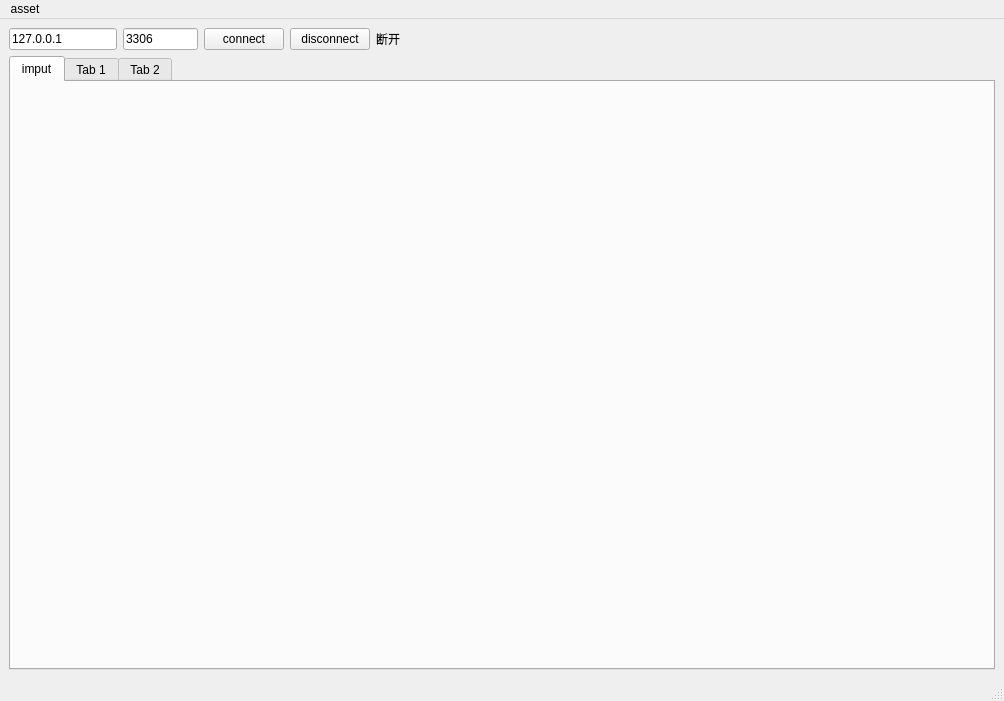
<?xml version="1.0" encoding="UTF-8"?>
<ui version="4.0">
 <class>MainWindow</class>
 <widget class="QMainWindow" name="MainWindow">
  <property name="geometry">
   <rect>
    <x>0</x>
    <y>0</y>
    <width>1004</width>
    <height>701</height>
   </rect>
  </property>
  <property name="windowTitle">
   <string>asset.management</string>
  </property>
  <widget class="QWidget" name="centralwidget">
   <layout class="QVBoxLayout" name="verticalLayout">
    <item>
     <layout class="QHBoxLayout" name="horizontalLayout_3">
      <item>
       <widget class="QLineEdit" name="editIP">
        <property name="sizePolicy">
         <sizepolicy hsizetype="Fixed" vsizetype="Preferred">
          <horstretch>0</horstretch>
          <verstretch>0</verstretch>
         </sizepolicy>
        </property>
        <property name="maximumSize">
         <size>
          <width>150</width>
          <height>16777215</height>
         </size>
        </property>
        <property name="text">
         <string>127.0.0.1</string>
        </property>
       </widget>
      </item>
      <item>
       <widget class="QLineEdit" name="editPort">
        <property name="sizePolicy">
         <sizepolicy hsizetype="Fixed" vsizetype="Preferred">
          <horstretch>0</horstretch>
          <verstretch>0</verstretch>
         </sizepolicy>
        </property>
        <property name="maximumSize">
         <size>
          <width>75</width>
          <height>16777215</height>
         </size>
        </property>
        <property name="text">
         <string>3306</string>
        </property>
       </widget>
      </item>
      <item>
       <widget class="QPushButton" name="btnConn">
        <property name="sizePolicy">
         <sizepolicy hsizetype="Fixed" vsizetype="Fixed">
          <horstretch>0</horstretch>
          <verstretch>0</verstretch>
         </sizepolicy>
        </property>
        <property name="text">
         <string>connect</string>
        </property>
       </widget>
      </item>
      <item>
       <widget class="QPushButton" name="btnDisconn">
        <property name="sizePolicy">
         <sizepolicy hsizetype="Fixed" vsizetype="Fixed">
          <horstretch>0</horstretch>
          <verstretch>0</verstretch>
         </sizepolicy>
        </property>
        <property name="text">
         <string>disconnect</string>
        </property>
       </widget>
      </item>
      <item>
       <widget class="QLabel" name="labConn">
        <property name="minimumSize">
         <size>
          <width>200</width>
          <height>0</height>
         </size>
        </property>
        <property name="maximumSize">
         <size>
          <width>16777215</width>
          <height>16777215</height>
         </size>
        </property>
        <property name="text">
         <string>断开</string>
        </property>
       </widget>
      </item>
      <item>
       <spacer name="horizontalSpacer">
        <property name="orientation">
         <enum>Qt::Horizontal</enum>
        </property>
        <property name="sizeHint" stdset="0">
         <size>
          <width>40</width>
          <height>20</height>
         </size>
        </property>
       </spacer>
      </item>
     </layout>
    </item>
    <item>
     <widget class="QTabWidget" name="tabWidget">
      <property name="currentIndex">
       <number>0</number>
      </property>
      <widget class="QWidget" name="tab_3">
       <attribute name="title">
        <string>imput</string>
       </attribute>
      </widget>
      <widget class="QWidget" name="tab">
       <attribute name="title">
        <string>Tab 1</string>
       </attribute>
       <widget class="QPushButton" name="pushButton">
        <property name="geometry">
         <rect>
          <x>140</x>
          <y>130</y>
          <width>93</width>
          <height>28</height>
         </rect>
        </property>
        <property name="text">
         <string>1111</string>
        </property>
       </widget>
      </widget>
      <widget class="QWidget" name="tab_2">
       <attribute name="title">
        <string>Tab 2</string>
       </attribute>
       <widget class="QPushButton" name="pushButton_2">
        <property name="geometry">
         <rect>
          <x>100</x>
          <y>110</y>
          <width>93</width>
          <height>28</height>
         </rect>
        </property>
        <property name="text">
         <string>22222</string>
        </property>
       </widget>
      </widget>
     </widget>
    </item>
   </layout>
  </widget>
  <widget class="QMenuBar" name="menubar">
   <property name="geometry">
    <rect>
     <x>0</x>
     <y>0</y>
     <width>1004</width>
     <height>26</height>
    </rect>
   </property>
   <widget class="QMenu" name="menuAsset">
    <property name="title">
     <string>asset</string>
    </property>
    <addaction name="actionManagement"/>
   </widget>
   <addaction name="menuAsset"/>
  </widget>
  <widget class="QStatusBar" name="statusbar"/>
  <action name="actionManagement">
   <property name="text">
    <string>management</string>
   </property>
  </action>
 </widget>
 <tabstops>
  <tabstop>btnConn</tabstop>
  <tabstop>btnDisconn</tabstop>
  <tabstop>editIP</tabstop>
  <tabstop>editPort</tabstop>
  <tabstop>tabWidget</tabstop>
  <tabstop>pushButton</tabstop>
  <tabstop>pushButton_2</tabstop>
 </tabstops>
 <resources/>
 <connections/>
</ui>
